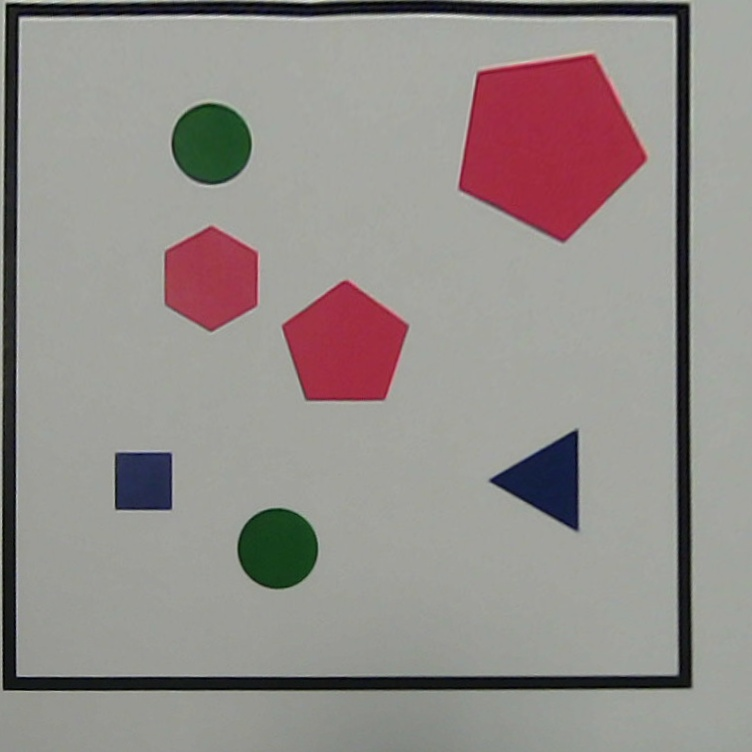
//> input picture src/demo_shape_detection/imgs/square_arena_real1.jpg, 752 x 752 px
$ ./demo_full_example   (built with g++ and OpenCV 4)
//> lines starting //> are read from the running program, lines starting //| are printed output that depends on the picture; after the words box and inside, x2 and y2 are one past the last pixel; in counts of white or black regions, pixels touching at a corner belong together
// full_example.cpp:
// Detect shapes on a camera-captured image

#include <opencv2/core.hpp>
#include <opencv2/videoio.hpp>
#include <opencv2/highgui.hpp>
#include <opencv2/opencv.hpp>
#include <opencv2/ximgproc.hpp>
#include <iostream>

static const int W_0 = 300;
static const int H_0 = 0;
static const int OFFSET_W = 10;
static const int OFFSET_H = 100;

const double MIN_AREA_SIZE = 30;

void processImage() {
    // Load image from file
    std::string filename = "../src/demo_shape_detection/imgs/square_arena_real1.jpg";
    cv::Mat img = cv::imread(filename.c_str());
//> img is the input picture: 752 rows x 752 cols, CV_8UC3; mean B, G, R 138.5, 141.6, 147.9

    if (img.empty()) {
        throw std::runtime_error("Failed to open the file " + filename);
    }

    // Display original image
    cv::imshow("Original", img);
    cv::moveWindow("Original", W_0, H_0);

    // Convert color space from BGR to HSV
    cv::Mat hsv_img;
    cv::cvtColor(img, hsv_img, cv::COLOR_BGR2HSV);
//> hsv_img: 752 rows x 752 cols, CV_8UC3; mean H, S, V 54.4, 29, 150.8

    // Display HSV image
    cv::imshow("HSV", hsv_img);
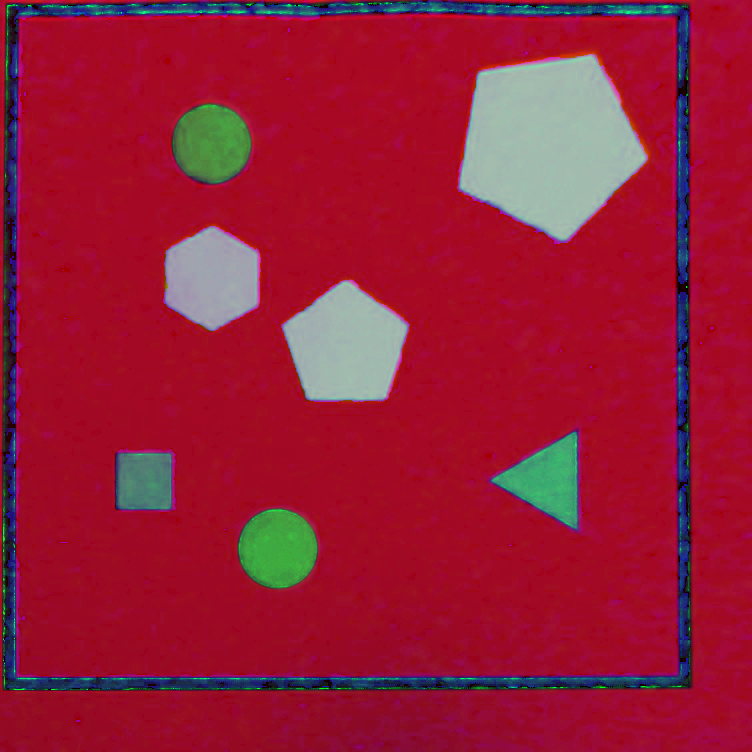
//> window 'HSV': 752 rows x 752 cols, CV_8UC3; mean B, G, R 54.4, 29, 150.8
    cv::moveWindow("HSV", W_0 + img.cols + OFFSET_W, H_0);

    // Preparing the kernel matrix
    cv::Mat kernel = cv::getStructuringElement(cv::MORPH_RECT, cv::Size((1 * 2) + 1, (1 * 2) + 1));

    // Definining contour containers
    cv::Mat contours_img;
    std::vector<std::vector<cv::Point>> contours, contours_approx;
    std::vector<cv::Point> approx_curve;

    // Find red regions: h values around 0 (positive and negative angle: [0,15] U [160,179])
    cv::Mat red_mask_low, red_mask_high, red_mask;
    cv::inRange(hsv_img, cv::Scalar(0, 50, 50), cv::Scalar(10, 255, 255), red_mask_low);
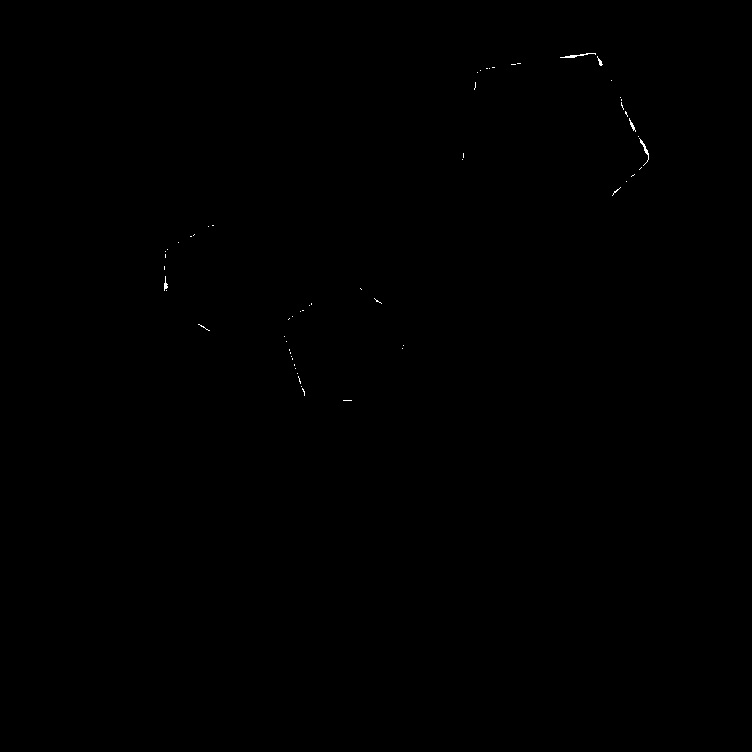
//> red_mask_low: 752 rows x 752 cols, CV_8UC1; 0.07% white in thin lines or dots, all inside (x1, y1, x2, y2) = (164, 53, 649, 401)
    cv::inRange(hsv_img, cv::Scalar(160, 50, 50), cv::Scalar(179, 255, 255), red_mask_high);
//> red_mask_high: 752 rows x 752 cols, CV_8UC1; 7.7% white; 3 white regions, box (x1, y1, x2, y2) and area: (458, 54, 648, 242) 24712, (282, 280, 409, 402) 11023, (164, 226, 260, 331) 7630
    cv::addWeighted(red_mask_low, 1.0, red_mask_high, 1.0, 0.0, red_mask); // combine together the two binary masks
//> red_mask: 752 rows x 752 cols, CV_8UC1; 7.7% white; 3 white regions, box (x1, y1, x2, y2) and area: (458, 53, 649, 242) 24954, (282, 280, 409, 402) 11088, (164, 225, 260, 331) 7693

    // Filter (applying an erosion and dilation) the image
    cv::erode(red_mask, red_mask, kernel);
    cv::dilate(red_mask, red_mask, kernel);
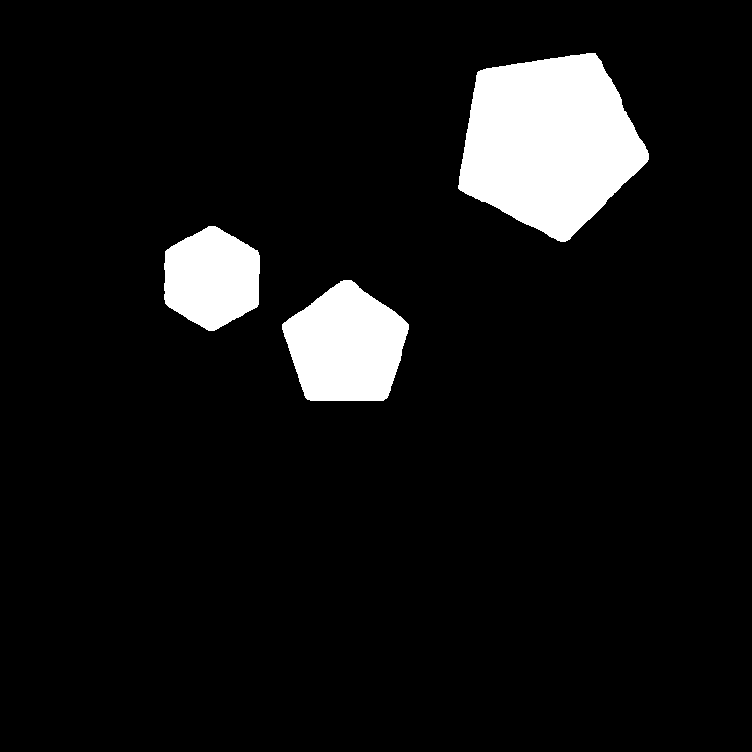
//> red_mask: 752 rows x 752 cols, CV_8UC1; 7.7% white; 3 white regions

    cv::imshow("RED_filter", red_mask);
    cv::moveWindow("RED_filter", W_0, H_0 + img.rows + OFFSET_H);

    // Process red mask
    contours_img = img.clone();
    cv::findContours(red_mask, contours, cv::RETR_EXTERNAL, cv::CHAIN_APPROX_SIMPLE);
//> contours = 3 contours; box (x1, y1, x2, y2) and area: (458, 53, 649, 242) 24684, (282, 280, 409, 401) 10906, (164, 226, 260, 331) 7544
    drawContours(contours_img, contours, -1, cv::Scalar(40, 190, 40), 1, cv::LINE_AA);
//> contours_img: 752 rows x 752 cols, CV_8UC3; 0.63% of pixels changed, all inside (x1, y1, x2, y2) = (163, 52, 650, 402)
    std::cout << "N. contours: " << contours.size() << std::endl;
//| N. contours: 3
    for (int i = 0; i < contours.size(); ++i) {
        std::cout << (i + 1) << ") Contour size: " << contours[i].size() << std::endl;
        approxPolyDP(contours[i], approx_curve, 7, true);
        contours_approx = {approx_curve};
        drawContours(contours_img, contours_approx, -1, cv::Scalar(0, 170, 220), 3, cv::LINE_AA);
        std::cout << "   Approximated contour size: " << approx_curve.size() << std::endl;
    }
//> this loop made 3 passes
//| 1) Contour size: 168
//|    Approximated contour size: 5
//| 2) Contour size: 155
//|    Approximated contour size: 6
//| 3) Contour size: 257
//|    Approximated contour size: 5
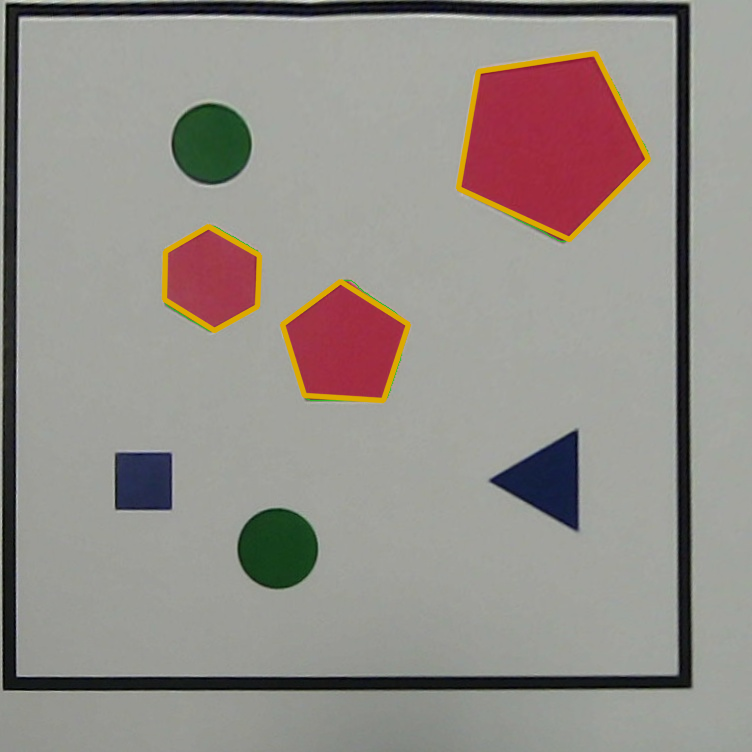
//> contours_img: 752 rows x 752 cols, CV_8UC3; mean B, G, R 137.2, 142.6, 148.6
//> after the loop, approx_curve = 5 Points (x, y): [595, 53], [478, 71], [458, 188], [569, 239], [648, 159]
    cv::imshow("Original", contours_img);
    cv::waitKey(0);

    // Find blue regions
    cv::Mat blue_mask;
    cv::inRange(hsv_img, cv::Scalar(90, 50, 40), cv::Scalar(135, 255, 255), blue_mask);
//> blue_mask: 752 rows x 752 cols, CV_8UC1; 1.5% white; 111 white regions (99 under 20 px), largest, box (x1, y1, x2, y2) and area: (491, 431, 579, 530) 4515, (116, 452, 172, 510) 3109, (254, 7, 317, 12) 145

    // Filter (applying erosion and dilation) the image
    kernel = cv::getStructuringElement(cv::MORPH_RECT, cv::Size((2 * 2) + 1, (2 * 2) + 1));
    cv::erode(blue_mask, blue_mask, kernel);
    cv::dilate(blue_mask, blue_mask, kernel);
//> blue_mask: 752 rows x 752 cols, CV_8UC1; 1.3% white; 3 white regions

    cv::imshow("BLUE_filter", blue_mask);
    cv::moveWindow("BLUE_filter", W_0 + img.cols + OFFSET_W, H_0 + img.rows + OFFSET_H);

    // Process blue mask
    contours_img = img.clone();
    cv::findContours(blue_mask, contours, cv::RETR_EXTERNAL, cv::CHAIN_APPROX_SIMPLE);
//> contours = 3 contours, 1 with area under 20; largest, box (x1, y1, x2, y2) and area: (492, 434, 578, 529) 4242, (117, 452, 172, 510) 2993
    drawContours(contours_img, contours, -1, cv::Scalar(40, 190, 40), 1, cv::LINE_AA);
//> contours_img: 752 rows x 752 cols, CV_8UC3; 0.27% of pixels changed, all inside (x1, y1, x2, y2) = (116, 6, 579, 530)
    std::cout << "N. contours: " << contours.size() << std::endl;
//| N. contours: 3
    for (int i = 0; i < contours.size(); ++i) {
        std::cout << (i + 1) << ") Contour size: " << contours[i].size() << std::endl;
        double area = cv::contourArea(contours[i]);
        if (area < MIN_AREA_SIZE) continue; // filter too small contours to remove false positives
        approxPolyDP(contours[i], approx_curve, 7, true);
        contours_approx = {approx_curve};
        drawContours(contours_img, contours_approx, -1, cv::Scalar(0, 170, 220), 3, cv::LINE_AA);
        std::cout << "   Approximated contour size: " << approx_curve.size() << std::endl;
    }
//> this loop made 3 passes
//> (area, approx_curve) on pass 2: (4242, 3 Points (x, y): [492, 478], [577, 528], [574, 434])
//> area on pass 1: 2993
//| 1) Contour size: 28
//|    Approximated contour size: 4
//| 2) Contour size: 143
//|    Approximated contour size: 3
//| 3) Contour size: 4
//> contours_img: 752 rows x 752 cols, CV_8UC3; mean B, G, R 138.1, 142.2, 148.7

    cv::imshow("Original", contours_img);
    cv::waitKey(0);


    // Find black regions
    cv::Mat black_mask;
    cv::inRange(hsv_img, cv::Scalar(0, 0, 0), cv::Scalar(180, 40, 40), black_mask);
//> black_mask: 752 rows x 752 cols, CV_8UC1; 1.7% white; 391 white regions (338 under 20 px), largest, box (x1, y1, x2, y2) and area: (3, 418, 15, 589) 1098, (678, 396, 690, 610) 1080, (7, 5, 28, 137) 724

    // Filter (applying dilation, blurring, dilation and erosion) the image
    kernel = cv::getStructuringElement(cv::MORPH_RECT, cv::Size((4 * 2) + 1, (4 * 2) + 1));
    cv::dilate(black_mask, black_mask, kernel);
    cv::GaussianBlur(black_mask, black_mask, cv::Size(5, 5), 2, 2);
    cv::dilate(black_mask, black_mask, kernel);
    cv::erode(black_mask, black_mask, kernel);
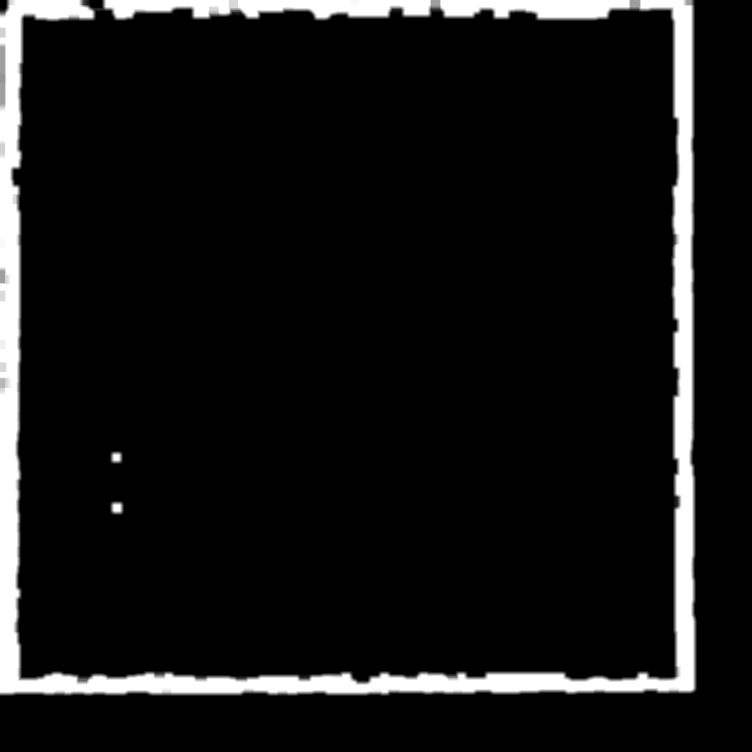
//> black_mask: 752 rows x 752 cols, CV_8UC1; min 0, max 255, mean 20.5

    cv::imshow("BLACK_filter", black_mask);
    cv::moveWindow("BLACK_filter", W_0 + 2 * (img.cols + OFFSET_W), H_0);

    // Process black mask
    contours_img = img.clone();
    cv::findContours(black_mask, contours, cv::RETR_EXTERNAL, cv::CHAIN_APPROX_SIMPLE);
//> contours = 1 contour; box (x1, y1, x2, y2) and area: (0, 0, 697, 696) 481690
    drawContours(contours_img, contours, -1, cv::Scalar(40, 190, 40), 1, cv::LINE_AA);
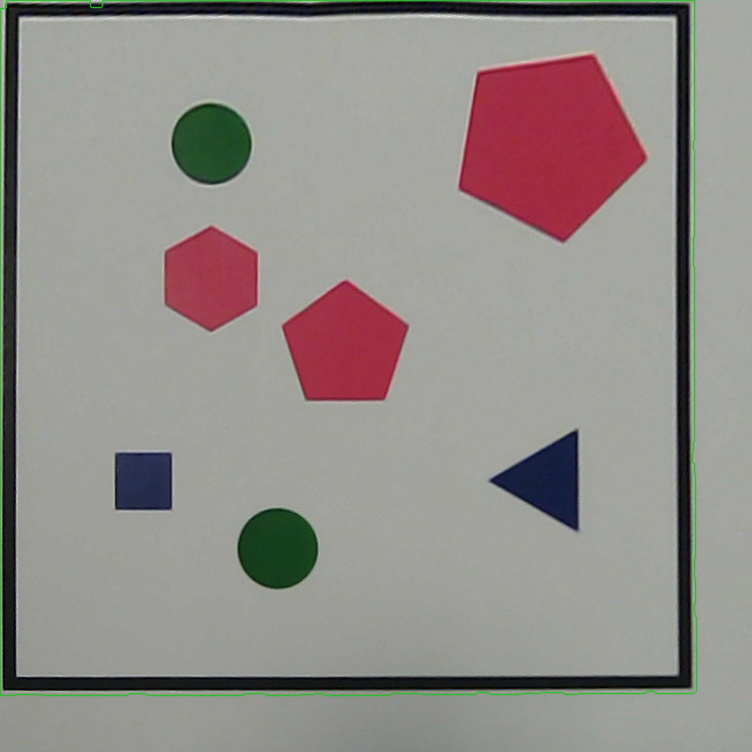
//> contours_img: 752 rows x 752 cols, CV_8UC3; 1.24% of pixels changed, all inside (x1, y1, x2, y2) = (0, 0, 698, 697)
    std::cout << "N. contours: " << contours.size() << std::endl;
//| N. contours: 1
    for (int i = 0; i < contours.size(); ++i) {
        std::cout << (i + 1) << ") Contour size: " << contours[i].size() << std::endl;
        approxPolyDP(contours[i], approx_curve, 7, true);
        contours_approx = {approx_curve};
        drawContours(contours_img, contours_approx, -1, cv::Scalar(0, 170, 220), 3, cv::LINE_AA);
        std::cout << "   Approximated contour size: " << approx_curve.size() << std::endl;
    }
//> this loop made 1 pass
//> approx_curve on pass 1: 4 Points (x, y): [6, 0], [0, 695], [695, 692], [694, 0]
//| 1) Contour size: 91
//|    Approximated contour size: 4
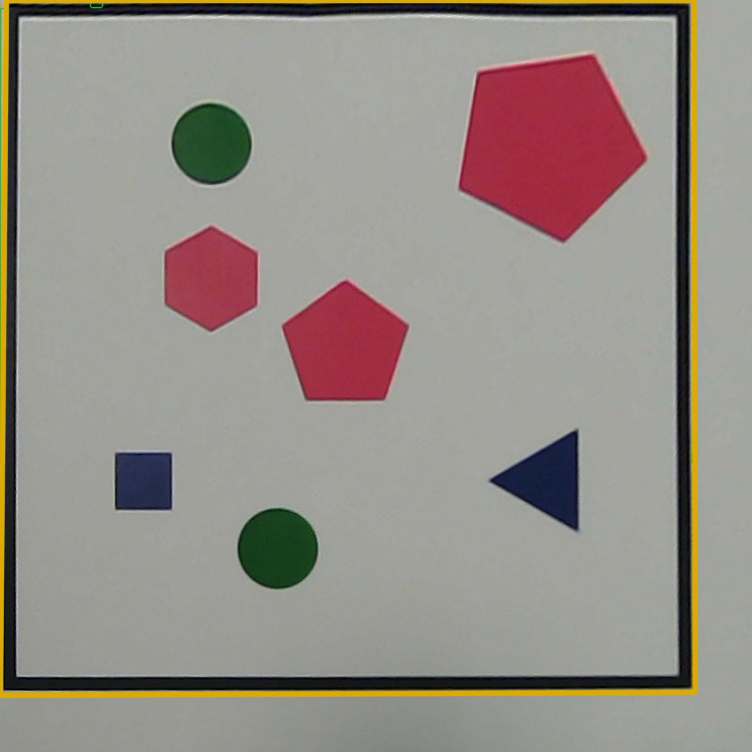
//> contours_img: 752 rows x 752 cols, CV_8UC3; 2.97% of pixels changed, all inside (x1, y1, x2, y2) = (0, 0, 699, 699)
    cv::imshow("Original", contours_img);
    cv::waitKey(0);

}

int main() {
    processImage();
    return 0;
}

$ run again, with src/demo_shape_detection/imgs/square_arena_real2.jpg copied over src/demo_shape_detection/imgs/square_arena_real1.jpg
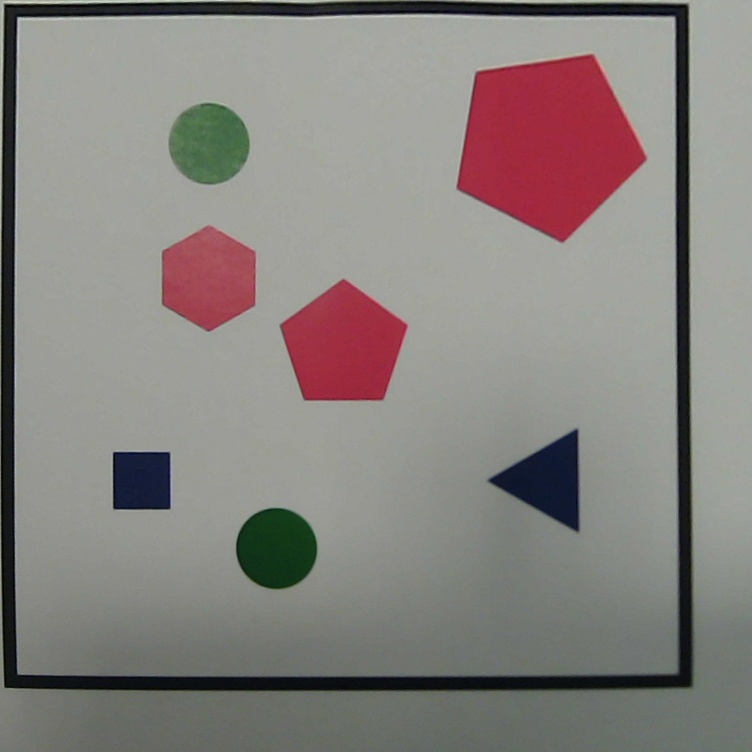
//> input picture src/demo_shape_detection/imgs/square_arena_real2.jpg, 752 x 752 px
//> in processImage, img is the input picture: 752 rows x 752 cols, CV_8UC3; mean B, G, R 126.7, 130.2, 135.8
//> hsv_img: 752 rows x 752 cols, CV_8UC3; mean H, S, V 57.1, 30.3, 139.1
//> in processImage, `cv::inRange(hsv_img, cv::Scalar(0, 50, 50), cv::Scalar(10, 255, 255), ..`:
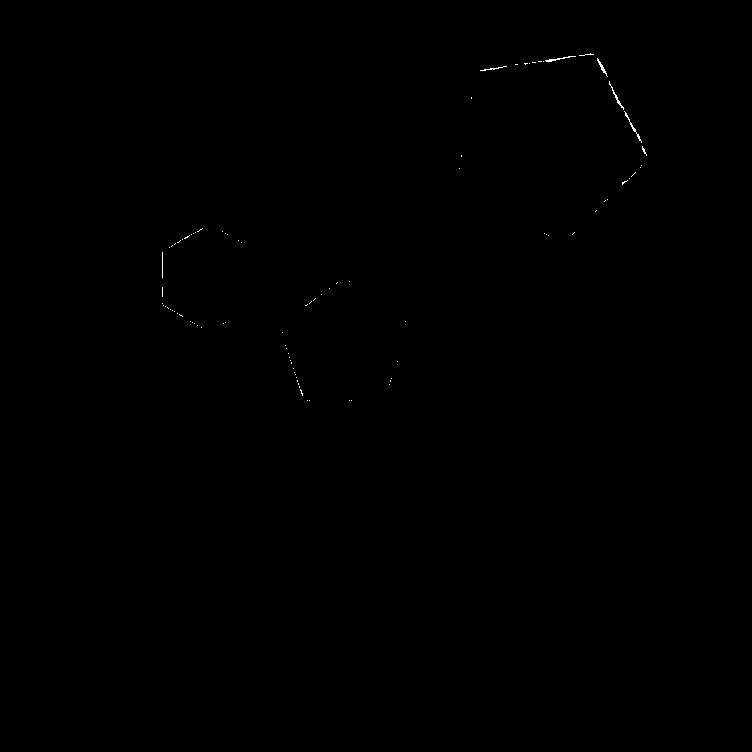
//> red_mask_low: 752 rows x 752 cols, CV_8UC1; 0.08% white in thin lines or dots, all inside (x1, y1, x2, y2) = (162, 53, 647, 401)
//> red_mask_high: 752 rows x 752 cols, CV_8UC1; 7.6% white; 3 white regions, box (x1, y1, x2, y2) and area: (457, 55, 647, 243) 24527, (280, 279, 409, 401) 11070, (162, 225, 256, 331) 7542
//> in processImage, `cv::findContours(red_mask, contours, cv::RETR_EXTERNAL, cv::CHAIN_APPR..`: contours = 3 contours; box (x1, y1, x2, y2) and area: (457, 54, 647, 243) 24585, (281, 279, 409, 401) 10940, (162, 225, 256, 331) 7483
//| N. contours: 3
//> the loop in processImage, `for (int i = 0; i < contours.size(); ++i)` made 3 passes
//| 1) Contour size: 182
//|    Approximated contour size: 5
//| 2) Contour size: 145
//|    Approximated contour size: 6
//| 3) Contour size: 252
//|    Approximated contour size: 5
//> after the loop in processImage, `for (int i = 0; i < contours.size(); ++i)`: approx_curve = 5 Points (x, y): [593, 54], [477, 71], [457, 189], [560, 242], [646, 160]
//> in processImage, `cv::findContours(blue_mask, contours, cv::RETR_EXTERNAL, cv::CHAIN_APP..`: contours = 2 contours; box (x1, y1, x2, y2) and area: (492, 432, 576, 526) 4198, (115, 452, 171, 508) 2826
//| N. contours: 2
//> the loop in processImage, `for (int i = 0; i < contours.size(); ++i)` made 2 passes
//> (area, approx_curve) on pass 2: (4198.5, 3 Points (x, y): [492, 477], [575, 525], [574, 432])
//> (printed output is left out)
//> in processImage, `cv::findContours(black_mask, contours, cv::RETR_EXTERNAL, cv::CHAIN_AP..`: contours = 1 contour; box (x1, y1, x2, y2) and area: (0, 0, 697, 696) 47900
//| N. contours: 1
//> the loop in processImage, `for (int i = 0; i < contours.size(); ++i)` made 1 pass
//| 1) Contour size: 492
//|    Approximated contour size: 32
//> after the loop in processImage, `for (int i = 0; i < contours.size(); ++i)`:
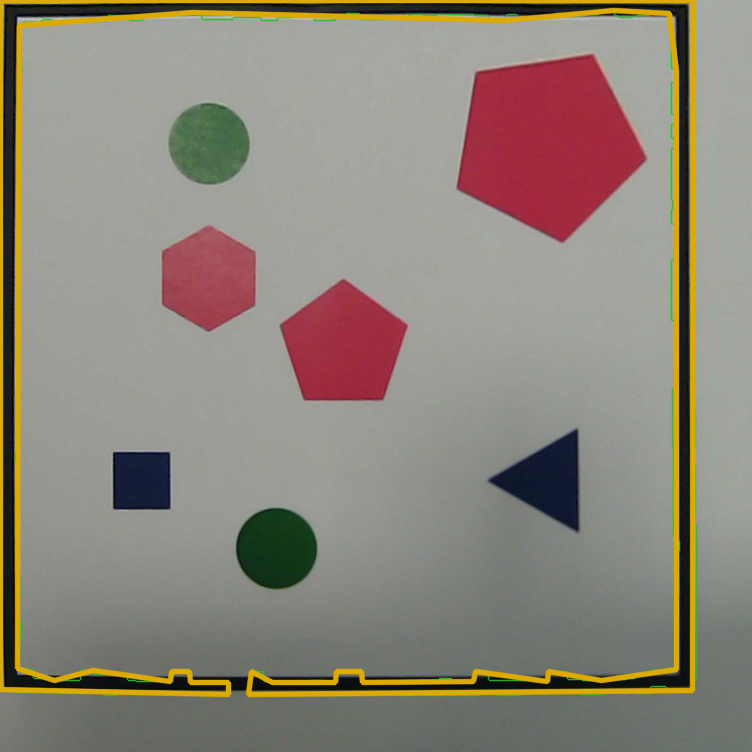
//> contours_img: 752 rows x 752 cols, CV_8UC3; mean B, G, R 121.6, 133.1, 140.9
